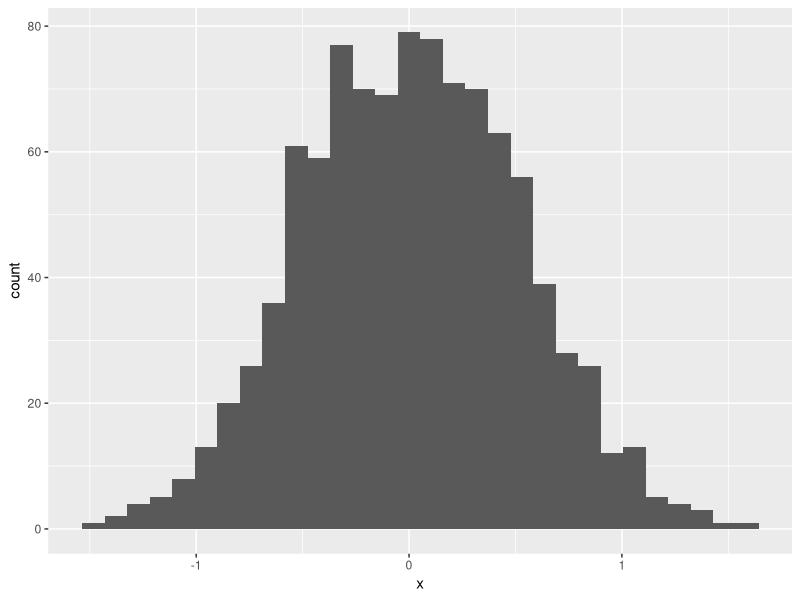
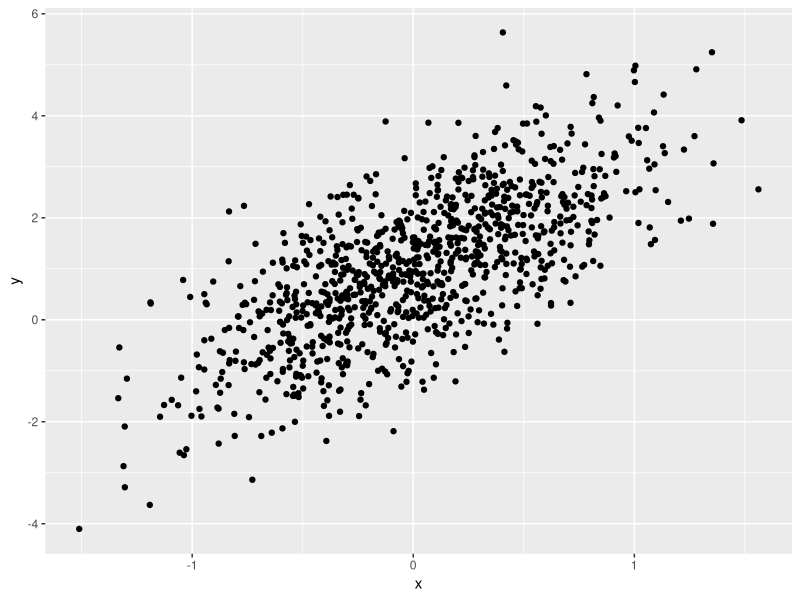
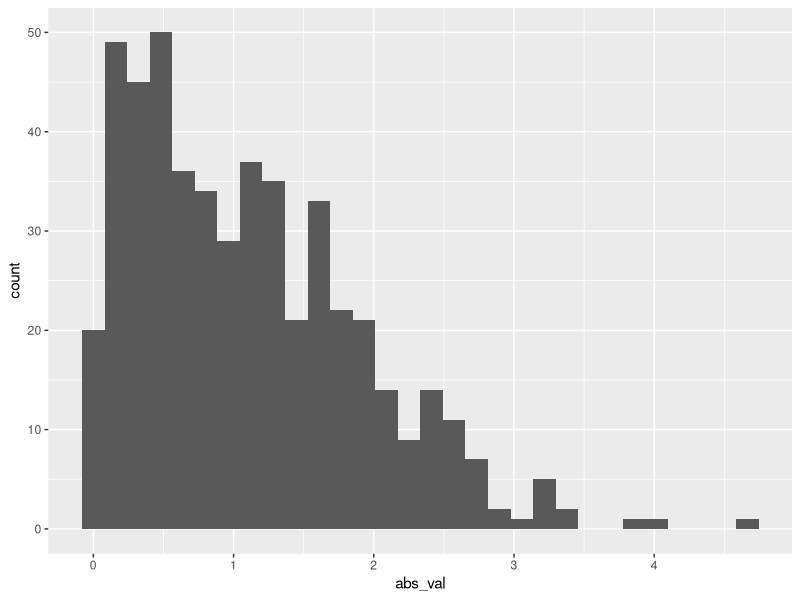

Source code (R) for these figures, in order:
## ---- chunk 1
library(tidyverse)
## ---- chunk 2
samp = rnorm(100)
length(samp)
## ---- chunk 3
plot_df = 
  tibble(
    x = rnorm(1000, sd = 0.5),
    y = 1 + 2 * x +rnorm(1000)
  )
## ---- chunk 4
ggplot(plot_df, aes(x = x)) + geom_histogram()
## ---- chunk 5
ggplot(plot_df, aes(x = x, y = y)) + geom_point()
## ---- chunk 6
la_df = 
  tibble(
    num_samp = rnorm(500, mean = 1),
    logical_vec = num_samp > 0,
    abs_val = abs(num_samp)
  )
ggplot(la_df, aes(x = abs_val)) + geom_histogram()
